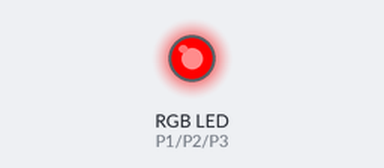
A program run on a simulated BBC micro:bit running MicroPython. Parts: an RGB LED mixed from three pins (HIGH = lit).

Above: at 0.2 s.
At 1.2 s:
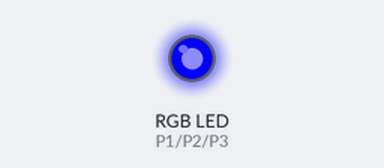
At 1.7 s:
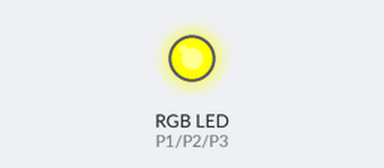
At 2.2 s:
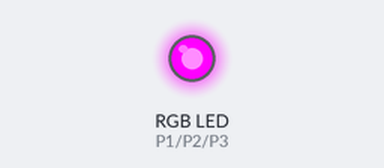
At 3.2 s:
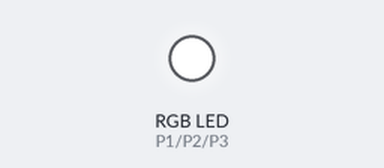
At 4.7 s:
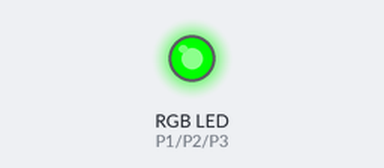
Timing chart, 0 to 5.2 s (numbered marks = the images above):
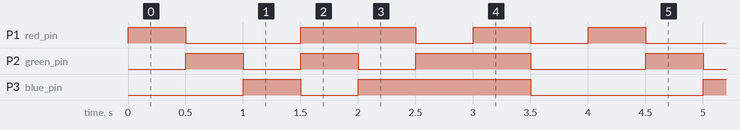

The program:

rgb-function.py
```python
# Imports go at the top
from microbit import *

# Turn off the display
display.off() # This disables the display to access GPIO pins

# Set the LED pins
red_pin = pin1   # pin1 is the red pin
green_pin = pin2 # pin2 is the green pin
blue_pin = pin3  # pin3 is the blue pin

# Set the LED to the color red
def set_red():
    red_pin.write_digital(1)   # Set the red pin to 1
    green_pin.write_digital(0) # Set the green pin to 0
    blue_pin.write_digital(0)  # Set the blue pin to 0

# Set the LED to the color green
def set_green():
    red_pin.write_digital(0)   # Set the red pin to 0
    green_pin.write_digital(1) # Set the green pin to 1
    blue_pin.write_digital(0)  # Set the blue pin to 0

# Set the LED to the color blue
def set_blue():
    red_pin.write_digital(0)   # Set the red pin to 0
    green_pin.write_digital(0) # Set the green pin to 0
    blue_pin.write_digital(1)  # Set the blue pin to 1

# Set the LED to the color yellow
def set_yellow():
    red_pin.write_digital(1)   # Set the red pin to 1
    green_pin.write_digital(1) # Set the green pin to 1
    blue_pin.write_digital(0)  # Set the blue pin to 0

# Set the LED to the color magenta
def set_magenta():
    red_pin.write_digital(1)   # Set the red pin to 1
    green_pin.write_digital(0) # Set the green pin to 0
    blue_pin.write_digital(1)  # Set the blue pin to 1

# Set the LED to the color cyan
def set_cyan():
    red_pin.write_digital(0)   # Set the red pin to 0
    green_pin.write_digital(1) # Set the green pin to 1
    blue_pin.write_digital(1)  # Set the blue pin to 1

# Set the LED to the color white
def set_white():
    red_pin.write_digital(1)   # Set the red pin to 1
    green_pin.write_digital(1) # Set the green pin to 1
    blue_pin.write_digital(1)  # Set the blue pin to 1

# Set the LED to the color off
def set_off():
    red_pin.write_digital(0)   # Set the red pin to 0
    green_pin.write_digital(0) # Set the green pin to 0
    blue_pin.write_digital(0)  # Set the blue pin to 0

# Code in a 'while True:' loop repeats forever
while True:
    # Set the LED to the color red
    set_red()
    # Wait for 500ms (0.5 seconds)
    sleep(500)
    # Set the LED to the color green
    set_green()
    # Wait for 500ms (0.5 seconds)
    sleep(500)
    # Set the LED to the color blue
    set_blue()
    # Wait for 500ms (0.5 seconds)
    sleep(500)
    # Set the LED to the color yellow
    set_yellow()
    # Wait for 500ms (0.5 seconds)
    sleep(500)
    # Set the LED to the color magenta
    set_magenta()
    # Wait for 500ms (0.5 seconds)
    sleep(500)
    # Set the LED to the color cyan
    set_cyan()
    # Wait for 500ms (0.5 seconds)
    sleep(500)
    # Set the LED to the color white
    set_white()
    # Wait for 500ms (0.5 seconds)
    sleep(500)
    # Set the LED to the color off
    set_off()
    # Wait for 500ms (0.5 seconds)
    sleep(500)
```

Measured:
- by itself, P1 (red_pin): repeats every 4.0 s: LOW 1.0 s, HIGH 1.0 s, 2 × (LOW 0.50 s, HIGH 0.50 s)
- by itself, P2 (green_pin): repeats every 4.0 s: LOW 0.50 s, HIGH 0.50 s, LOW 0.50 s, HIGH 1.0 s, LOW 1.0 s, HIGH 0.50 s
- by itself, P3 (blue_pin): repeats every 4.0 s: LOW 0.50 s, HIGH 1.5 s, LOW 1.5 s, HIGH 0.50 s
